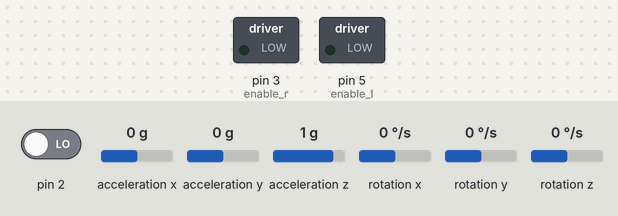
Bench run of a sketch on a simulated Arduino Uno, built with avr-gcc and run on an emulated ATmega328P. Parts: switched loads named in the sketch (green lamp = pin HIGH). The test bench sets the inputs (shaded band); at power-on: pin 2 LOW, acceleration x 0 g, acceleration y 0 g, acceleration z 1 g, rotation x 0 °/s, rotation y 0 °/s, rotation z 0 °/s. The sensor or clock chip raises its interrupt line as the real part does; what the sketch prints to the serial monitor is not drawn.

Above: at 0.1 s.
At 20.7 s:
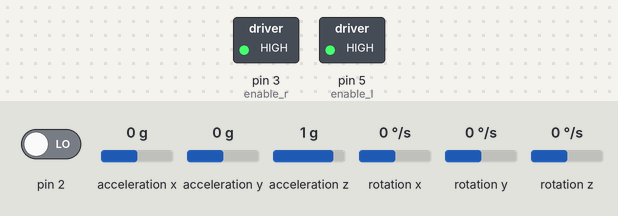
Timing chart, 0 to 22.2 s (numbered marks = the images above):
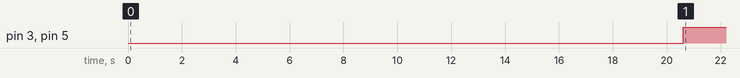

The sketch:

mpu_testing.ino
```cpp
#include "I2Cdev.h"

#include "MPU6050_6Axis_MotionApps20.h"
#if I2CDEV_IMPLEMENTATION == I2CDEV_ARDUINO_WIRE
    #include "Wire.h"
#endif

MPU6050 mpu;

//mpu vars
#define LED_PIN 13
bool blinkState = false;
// MPU control/status vars
bool dmpReady = false;  // set true if DMP init was successful
uint8_t mpuIntStatus;   // holds actual interrupt status byte from MPU
uint8_t devStatus;      // return status after each device operation (0 = success, !0 = error)
uint16_t packetSize;    // expected DMP packet size (default is 42 bytes)
uint16_t fifoCount;     // count of all bytes currently in FIFO
uint8_t fifoBuffer[64]; // FIFO storage buffer
int runno = 1;
//my vars
const int enable_r=3;
const int enable_l=5;
#define echo1 A0
const int trig1 = 4;
#define echo_r A1
const int trig_r = 6;
const int echo_l = 7;
const int trig_l = 8;
const int motor_r1 = 9;//red
const int motor_r2 = 10;//black
const int motor_l1 = 11;//red
const int motor_l2 = 12;//black
const int front_distance = 10;
const int turnradius = 20;
bool rightturn =false, leftturn = false;


// orientation/motion vars
Quaternion q;           // [w, x, y, z]         quaternion container
VectorFloat gravity;    // [x, y, z]            gravity vector
float euler[3];         // [psi, theta, phi]    Euler angle container

volatile bool mpuInterrupt = false;     // indicates whether MPU interrupt pin has gone high
float reading(){
  float reading;

  mpu.resetFIFO();
  // if programming failed, don't try to do anything


    // wait for MPU interrupt or extra packet(s) available
    while (!mpuInterrupt && fifoCount < packetSize) {
        // other program behavior stuff here
        // .
        // .
        // .
        // if you are really paranoid you can frequently test in between other
        // stuff to see if mpuInterrupt is true, and if so, "break;" from the
        // while() loop to immediately process the MPU data
        // .
        // .
        // .
    }

    // reset interrupt flag and get INT_STATUS byte
    mpuInterrupt = false;
    mpuIntStatus = mpu.getIntStatus();

    // get current FIFO count
    fifoCount = mpu.getFIFOCount();

    // check for overflow (this should never happen unless our code is too inefficient)
    if ((mpuIntStatus & 0x10) || fifoCount == 1024) {
        // reset so we can continue cleanly
        mpu.resetFIFO();
        Serial.println(F("FIFO overflow!"));

    // otherwise, check for DMP data ready interrupt (this should happen frequently)
    } else if (mpuIntStatus & 0x02) {
        // wait for correct available data length, should be a VERY short wait
        while (fifoCount < packetSize) fifoCount = mpu.getFIFOCount();

        // read a packet from FIFO
        mpu.getFIFOBytes(fifoBuffer, packetSize);

        // track FIFO count here in case there is > 1 packet available
        // (this lets us immediately read more without waiting for an interrupt)
        fifoCount -= packetSize;
        // display Euler angles in degrees
            mpu.dmpGetQuaternion(&q, fifoBuffer);
            mpu.dmpGetEuler(euler, &q);
            mpu.resetFIFO();
            return euler[0]*180/M_PI;

  }

}
long us_reading(int echo_pin, int trig_pin){
  long duration,distance;
  digitalWrite(trig_pin,LOW);
  delayMicroseconds(2);

  digitalWrite(trig_pin,HIGH);
  delayMicroseconds(10);

  digitalWrite(trig_pin,LOW);
  duration = pulseIn(echo_pin,HIGH);

  distance = duration/58.2;

  return distance;
}

void turn_right(float read_start){
    float read_final = read_start;
    if(read_start <90 ){ //read_start <90
      while(abs(read_final-read_start)<=90){
          analogWrite(enable_r, 255);
          analogWrite(enable_l, 255);
          digitalWrite(motor_r1,HIGH);
          digitalWrite(motor_r2,LOW);
          digitalWrite(motor_l1,HIGH);
          digitalWrite(motor_l2,LOW);
       read_final=reading();
       Serial.println(read_final);
     }

    }
    else if(read_start > 90){
      float read_final;
      read_final = read_start;
      float angle1 = abs(180- read_start);
      while(true){
        if(read_final >90){
          Serial.println(read_final);
          analogWrite(enable_r, 255);
          analogWrite(enable_l, 255);
          digitalWrite(motor_r1,HIGH);
          digitalWrite(motor_r2,LOW);
          digitalWrite(motor_l1,HIGH);
          digitalWrite(motor_l2,LOW);
        }
        else if((angle1 + abs(180 - abs(read_final)))<90){
          analogWrite(enable_r, 255);
          analogWrite(enable_l, 255);
          digitalWrite(motor_r1,HIGH);
          digitalWrite(motor_r2,LOW);
          digitalWrite(motor_l1,HIGH);
          digitalWrite(motor_l2,LOW);
          Serial.println(read_final);
        }
        else break;
        read_final=reading();
      }

    }
    analogWrite(enable_r, 0);
    analogWrite(enable_l, 0);


}
void turn_left(float read_start){
    float read_final = read_start;
    if(read_start >(-90.0)){
      while(abs(read_start - read_final)<90.0){

       analogWrite(enable_r, 255);
       analogWrite(enable_l, 255);
       digitalWrite(motor_r1,LOW);
       digitalWrite(motor_r2,HIGH);
       digitalWrite(motor_l1,LOW);
       digitalWrite(motor_l2,HIGH);
       Serial.println(read_final);
       read_final = reading();
      }
    }
    else if(read_start < (-90.0)){
      float read_final;
      read_final = read_start;
      float angle1 = abs(180.0- abs(read_start));
      while(true){
        if(read_final < -90.0){
          Serial.println(read_final);
       analogWrite(enable_r, 255);
       analogWrite(enable_l, 255);
       digitalWrite(motor_r1,LOW);
       digitalWrite(motor_r2,HIGH);
       digitalWrite(motor_l1,LOW);
       digitalWrite(motor_l2,HIGH);
        }
        else if((angle1 + abs(180.0- abs(read_final)))<90.0){
          Serial.println(read_final);
       analogWrite(enable_r, 255);
       analogWrite(enable_l, 255);
       digitalWrite(motor_r1,LOW);
       digitalWrite(motor_r2,HIGH);
       digitalWrite(motor_l1,LOW);
       digitalWrite(motor_l2,HIGH);
        }
        else break;
        read_final = reading();
      }

    }
}
void movebot()
{
  /*analogWrite(enable_r, 255);
  analogWrite(enable_l, 255);
  digitalWrite(motor_r1,LOW);
  digitalWrite(motor_r2,HIGH);
  digitalWrite(motor_l1,HIGH);
  digitalWrite(motor_l2,LOW);*/
  delay(100);
  /*analogWrite(enable_r,0);
  analogWrite(enable_l,0);
  delay(500);
  turn_left(reading());
  analogWrite(enable_r,0);
  analogWrite(enable_l,0);
  delay(500);
  */

}
void turn_rightabout()
{
  Serial.println("enter");

  turn_right(reading());
  Serial.println("exit");


  movebot();

  Serial.println("enter");

  turn_right(reading());
  Serial.println("exit");

}
void turn_leftabout()
{
  turn_left(reading());
  analogWrite(enable_r, 255);
  analogWrite(enable_l, 255);
  digitalWrite(motor_r1,LOW);
  digitalWrite(motor_r2,HIGH);
  digitalWrite(motor_l1,HIGH);
  digitalWrite(motor_l2,LOW);
  delay(500);
  turn_left(reading());
}


void dmpDataReady() {
    mpuInterrupt = true;
}


void setup() {
  // put your setup code here, to run once:
  #if I2CDEV_IMPLEMENTATION == I2CDEV_ARDUINO_WIRE
        Wire.begin();
        TWBR = 12; // 400kHz I2C clock (200kHz if CPU is 8MHz)
    #elif I2CDEV_IMPLEMENTATION == I2CDEV_BUILTIN_FASTWIRE
        Fastwire::setup(400, true);
    #endif


    Serial.begin(115200);


    // initialize device
    Serial.println(F("Initializing I2C devices..."));
    mpu.initialize();

    // verify connection
    Serial.println(F("Testing device connections..."));
    Serial.println(mpu.testConnection() ? F("MPU6050 connection successful") : F("MPU6050 connection failed"));

    // wait for ready
    /*Serial.println(F("\nSend any character to begin DMP programming and demo: "));
    while (Serial.available() && Serial.read()); // empty buffer
    while (!Serial.available());                 // wait for data
    while (Serial.available() && Serial.read()); // empty buffer again
    */
    // load and configure the DMP
    Serial.println(F("Initializing DMP..."));
    devStatus = mpu.dmpInitialize();

    // supply your own gyro offsets here, scaled for min sensitivity
    mpu.setXGyroOffset(220);
    mpu.setYGyroOffset(76);
    mpu.setZGyroOffset(-85);
    mpu.setZAccelOffset(1788); // 1688 factory default for my test chip

    // make sure it worked (returns 0 if so)
    if (devStatus == 0) {
        // turn on the DMP, now that it's ready
        Serial.println(F("Enabling DMP..."));
        mpu.setDMPEnabled(true);

        // enable Arduino interrupt detection
        Serial.println(F("Enabling interrupt detection (Arduino external interrupt 0)..."));
        attachInterrupt(0, dmpDataReady, RISING);
        mpuIntStatus = mpu.getIntStatus();

        // set our DMP Ready flag so the main loop() function knows it's okay to use it
        Serial.println(F("DMP ready! Waiting for first interrupt..."));
        dmpReady = true;

        // get expected DMP packet size for later comparison
        packetSize = mpu.dmpGetFIFOPacketSize();
    } else {
        // ERROR!
        // 1 = initial memory load failed
        // 2 = DMP configuration updates failed
        // (if it's going to break, usually the code will be 1)
        Serial.print(F("DMP Initialization failed (code "));
        Serial.print(devStatus);
        Serial.println(F(")"));
    }

}

void loop() {
  // put your main code here, to run repeatedly:
  if(!dmpReady) return;
  if(runno == 1){
    delay(20000);
    runno++;

    for(int i=1;i<10;i++){
      reading();
    }

  Serial.println("enter");
     turn_left(reading());
     Serial.println("exit");
  }
  else{
    Serial.println(reading());
  analogWrite(enable_r, 0);
  analogWrite(enable_l, 0);
  }


  }
```

Measured:
- by itself, pin 3 (enable_r), pin 5 (enable_l): LOW → HIGH at 20.6 s
